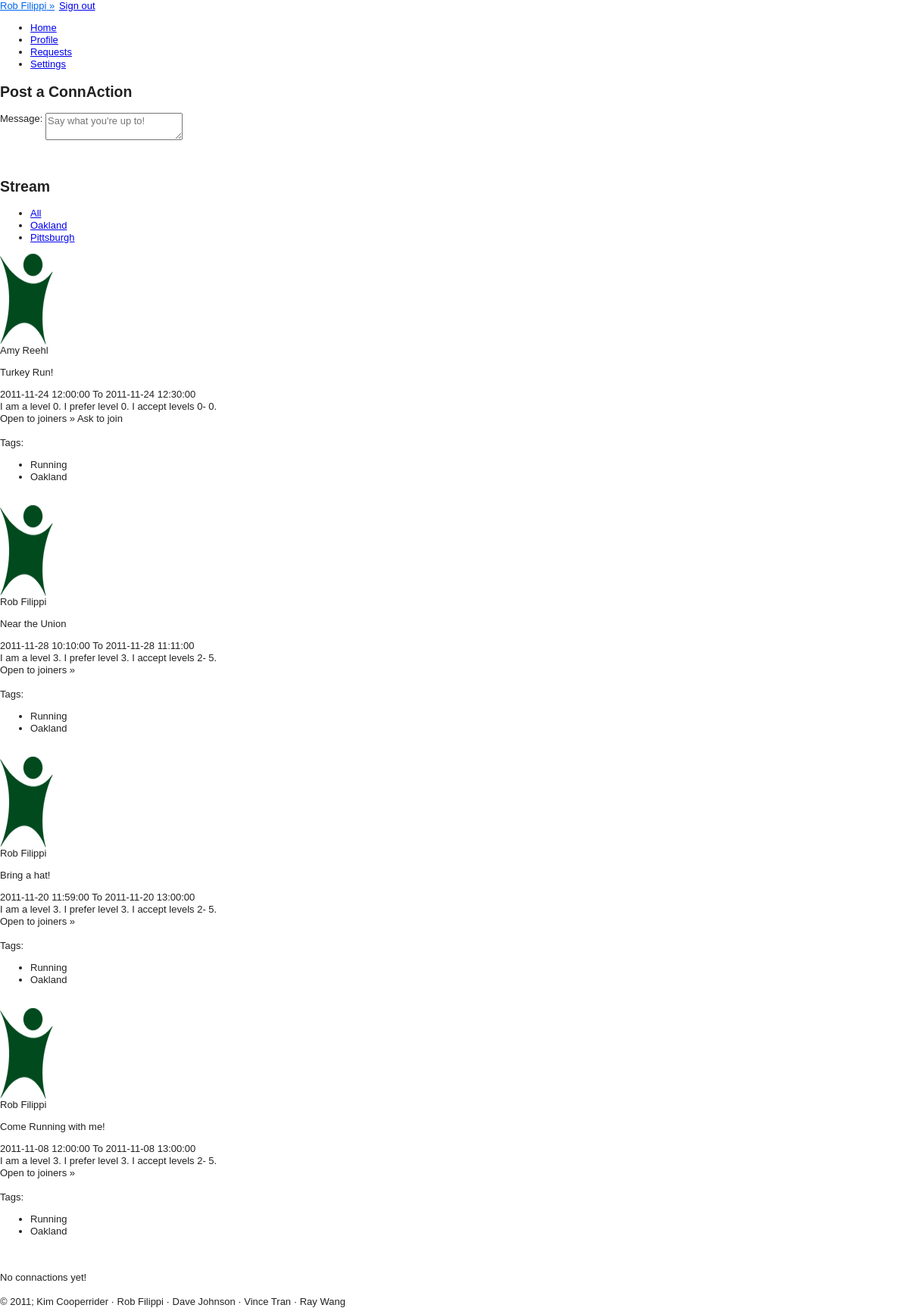
Screenshot of /views/home.php (signed in) with the database file from the repository.
### tables this page shows
CREATE TABLE IF NOT EXISTS `users` (
  `USER_ID` int(11) NOT NULL AUTO_INCREMENT,
  `PASSWORD` varchar(100) NOT NULL,
  `FIRST_NAME` char(20) DEFAULT NULL,
  `LAST_NAME` char(20) DEFAULT NULL,
  `STREET` varchar(25) DEFAULT NULL,
  `CITY` char(20) DEFAULT NULL,
  `STATE` char(2) DEFAULT NULL,
  `ZIP` int(11) DEFAULT NULL,
  `PHONE` char(12) DEFAULT NULL,
  `INTERESTS` varchar(4000) DEFAULT NULL,
  `PROFILE_PIC` varchar(45) NOT NULL DEFAULT 'public/images/avatar.png',
  `email` varchar(25) DEFAULT NULL,
  `DOB` date DEFAULT NULL,
  `GENDER` char(1) DEFAULT NULL,
  PRIMARY KEY (`USER_ID`)
);

CREATE TABLE IF NOT EXISTS `connactions` (
  `CONNACTION_ID` int(11) NOT NULL AUTO_INCREMENT,
  `POST_TIME` date NOT NULL,
  `USER_ID` int(11) NOT NULL,
  `LOCATION` varchar(255) NOT NULL,
  `START_TIME` datetime DEFAULT NULL,
  `MESSAGE` varchar(4000) DEFAULT NULL,
  `END_TIME` datetime DEFAULT NULL,
  `ACTIVITY_ID` int(11) NOT NULL,
  `NETWORK_ID` int(11) NOT NULL,
  `IS_PRIVATE` int(11) DEFAULT '0',
  PRIMARY KEY (`CONNACTION_ID`)
);

CREATE TABLE IF NOT EXISTS `activities` (
  `ACTIVITY_ID` int(11) NOT NULL AUTO_INCREMENT,
  `ACTIVITY_NAME` varchar(20) NOT NULL,
  PRIMARY KEY (`ACTIVITY_ID`)
);

CREATE TABLE IF NOT EXISTS `networks` (
  `NETWORK_ID` int(11) NOT NULL AUTO_INCREMENT,
  `AREA` varchar(25) NOT NULL,
  `STATE` varchar(2) NOT NULL,
  PRIMARY KEY (`NETWORK_ID`)
);

CREATE TABLE IF NOT EXISTS `user_activities` (
  `USER_ID` int(11) NOT NULL,
  `ACTIVITY_ID` int(11) NOT NULL,
  `LOW_LEVEL` int(11) DEFAULT NULL,
  `HIGH_LEVEL` int(11) DEFAULT NULL,
  `PREFERRED` int(11) DEFAULT NULL,
  `OWN_LEVEL` int(11) DEFAULT NULL,
  PRIMARY KEY (`USER_ID`,`ACTIVITY_ID`)
);

### views/config.php (called while the page is built, shortened)
<?php
include("functions_connactions.php");
include("functions_join_requests.php");
	function cookieExists(){
		if(isset($_COOKIE['ID_my_site']))
			return TRUE;
		else
			return FALSE;
	}
	function validCookie(){
		$username = $_COOKIE['ID_my_site'];
		$pass = $_COOKIE['Key_my_site'];
		$info = getDatabaseInfo("users", "email", $username);
			if ($pass != $info['PASSWORD']) {
				return FALSE;
			}
			else{
				return TRUE;
 			}
	}
	function getDatabaseInfo($table, $attribute, $value){
		$check = getResourceIDs($table, $attribute, $value);
		return mysql_fetch_array($check);
	}
	function getResourceIDs($table, $attribute, $value){
		$check = mysql_query("SELECT * FROM $table WHERE $attribute = '$value'")or die(mysql_error());
		return $check;
	}
	function getResourceIDs2($table, $attribute1, $value1, $attribute2, $value2){
		$check = mysql_query("SELECT * FROM $table WHERE $attribute1 = '$value1' AND $attribute2 = '$value2'")or die(mysql_error());
		return $check;
	}
	function getName(){
		if(cookieExists())
		{
			if (validCookie()) {
				$username = $_COOKIE['ID_my_site'];
				$info = getDatabaseInfo("users", "email", $username);
				return $info['FIRST_NAME'] . " " . $info['LAST_NAME'];
			}
		}
	}
	function getUserID(){
		if(cookieExists())
		{
			if (validCookie()) {
				$username = $_COOKIE['ID_my_site'];
				$info = getDatabaseInfo("users", "email", $username);
				return $info['USER_ID'];
			}
		}
	}
	function getUserName($userID){
		$info = getDatabaseInfo("users", "user_id", $userID);
		return $info['FIRST_NAME'] . " " . $info['LAST_NAME'];
	}
	function getUserPic($userID){
		$info = getDatabaseInfo("users", "user_id", $userID);
		return $info['PROFILE_PIC'];
	}
	function getActivity($activityID){
		$activity = getDatabaseInfo("activities","activity_id", $activityID);
		$activityName = $activity['ACTIVITY_NAME'];
		return $activityName;
	}
	function getActivityLevel($userID, $activityID, $num){
		$activityLevels = array();
		$resourceID = getResourceIDs2("user_activities", "user_id", $userID, "activity_id", $activityID);
		$info = mysql_fetch_array($resourceID);
		$activityLevels[] = $info["LOW_LEVEL"];
		$activityLevels[] = $info["HIGH_LEVEL"];
		$activityLevels[] = $info["PREFERRED"];
		$activityLevels[] = $info["OWN_LEVEL"];
		if($num == 0){
			return $activityLevels[0];
		}
		else if($num == 1){
			return $activityLevels[1];
		}
		else if($num == 2){
			return $activityLevels[2];
		}
		else if($num == 3){
			return $activityLevels[3];
		}
	}
	function getNetworkID($networkName){
		$network = getDatabaseInfo("networks","area", $networkName);
		$networkID = $network['NETWORK_ID'];
		return $networkID;
	}
	function getNetworkName($networkID){
		$network = getDatabaseInfo("networks", "network_id", $networkID);
		$networkName = $network['AREA'];
		return $networkName;
	}
	function getNetworkNames(){
		$userID = getUserID();
		$networkName = array();
		$index = 0;
		$resourceID = getResourceIDs("user_networks", "user_id", $userID);
		while($info = mysql_fetch_array($resourceID)){
			$uniqueNetwork = getDatabaseInfo("unique_networks","unique_network_id", $info['UNIQUE_NETWORK_ID']);
			$networkID = $uniqueNetwork['NETWORK_ID'];
			if($index == 0){
				$previousID = $networkID;
				$index++;
				$networkName[] = getNetworkName($networkID);
			}
			else{
				if($previousID != $networkID){
					$previousID = $networkID;
					$networkName[] = getNetworkName($networkID);
				}
			}
		}
		return $networkName;
	}
	function getUserActivities(){
		$userID = getUserID();
		$userActivities = array();
		$resourceID = getResourceIDs("user_activities", "user_id", $userID);
		while($info = mysql_fetch_array($resourceID)){
			$activity = getDatabaseInfo("activities", "activity_id", $info['ACTIVITY_ID']);
			$userActivities[] = $activity['ACTIVITY_NAME'];
		}
		return $userActivities;
	}
?>

### views/functions_connactions.php (called while the page is built, shortened)
<?
	function getConnactions($n_aID, $option){
		$connactionUsers = array();
		if($option == 0){
			$result = mysql_query("SELECT * FROM connactions WHERE activity_id = '$n_aID' ORDER BY connaction_id DESC")or die(mysql_error());
			while($info = mysql_fetch_array($result)){
				$connactionUsers[] = $info;
			}
			return $connactionUsers;
		}
		else if($option == 1){
			$result = mysql_query("SELECT * FROM connactions WHERE network_id = '$n_aID' ORDER BY connaction_id DESC")or die(mysql_error());
			while($info = mysql_fetch_array($result)){
				$connactionUsers[] = $info;
			}
			return $connactionUsers;
		}
		else{
			return "error";
		}
	}
?>

### views/functions_join_requests.php (called while the page is built, shortened)
<?
function getApproval($connactionID, $from_user){
	$resourceID = getResourceIDs2("connaction_requests", "connaction_id", $connactionID, "from_user", $from_user);
	$info = mysql_fetch_array($resourceID);
	$status = $info['APPROVED'];
	return $status;
}
?>

### views/home.php (the view, shortened to what this page needs)
<?
	include("header.php");
	if(cookieExists() && validCookie()):
	?>
		<div class="page">
			<form action="<?php echo $_SERVER['PHP_SELF']?>" method="post">
			<div id="postConnaction">
				<div id="postHeader">
					<h2>Post a ConnAction</h2>
				</div>
				<div id="postBoxes">
					<div id="messageBox">Message: <textarea id="message" name="message" placeholder="Say what you're up to!" maxlength="4000"></textarea></div>
							<?php
								$networks = getNetworkNames();
							?>
							<?php
								$activities = getUserActivities();
							?>
				</div>
			</div>
			</form>
				<br/><br/>
				<h2>Stream</h2>
				<div class="main feeds-container">
					<ul class="feeds">
						<li id="link_feeds_all" class="link_stream"><a href="#">All</a></li>
						<?
						$networkNames = getNetworkNames();
						foreach ($networkNames as $network): ?>
							<li id="<? echo $network; ?>" class="link_stream"><a href="#"><? echo $network; ?></a></li>
							<? endforeach; ?>
					</ul>
				 <? $networkNames = getNetworkNames();
						foreach ($networkNames as $network) { ?>
					<div class="stream" id="stream_<? echo $network; ?>">
				<? $connactions = getConnactions(getNetworkID($network), 1);
					if ($connactions) {
					foreach($connactions as $post){
						$connactionID = $post[0];
						$userID = $post[2];
						$startTime = $post[4];
						$message = $post[5];
						$endTime = $post[6];
						$activityID = $post[7];
						$networkID = $post[8];
					?>
						<div class="post">
							<div class="post-author">
								<img src="<? echo getUserPic($userID); ?>" height="120" /><br/>
								<? echo getUserName($userID) ?>
							</div>
							<div class="post-body">
								<p class="quote"><? echo $message; ?></p>
								<?
									echo $startTime." To ".$endTime?>
							<div class="post-levels">
							<form method="post" action="<?php echo $_SERVER['PHP_SELF']?>">
									I am a level <?php echo getActivityLevel($userID,$activityID, 3); ?>.
									I prefer level <?php echo getActivityLevel($userID,$activityID, 2); ?>.
									I accept levels <?php echo getActivityLevel($userID,$activityID, 0); ?>-
									<? echo getActivityLevel($userID,$activityID, 1); ?>.
								<br/>
								Open to joiners&nbsp;&raquo;
										<?php
											if($userID != getUserID()){
												if(getApproval($connactionID, getUserID()) == -1){
													echo "Request Pending!";
												}
												else if(getApproval($connactionID, getUserID()) == 2){
													echo getApproval($connactionID, getUserID());
													echo "Request Denied.";
												}
												else if(getApproval($connactionID, getUserID()) == 1){
													echo "Request Accepted!";
												}
												else{?>
													<span class="clickable joinExpander">Ask to join</span>
											<?php } ?>
										<?php } ?>
									</form>
							</div>
							<br/>
									Tags:
									<ul class="tags">
										<li><?php echo getActivity($activityID); ?></li>
										<li><?php echo getNetworkName($networkID); ?></li>
									</ul>
							<br/>
							</div>
						</div>
		<?		}		 ?>
	<?  } else echo "<br/>No connactions yet!<br/><br/>"; ?>
	</div>
	<? }
	echo "</div>";
	echo "</div>";
	?>
<? endif; ?>
<? include('footer.php'); ?>

### views/header.php (shortened to what this page needs)
<? include_once("config.php"); ?>
<!DOCTYPE HTML>
<html>
<head>
<link type="text/css" rel="stylesheet" href="../styles/defaults.css"/>
<link type="text/css" rel="stylesheet/less" href="../styles/style.less"/>
<link type="text/css" rel="stylesheet/less" href="../styles/posts.less"/>
<link type="text/css" rel="stylesheet/less" href="../styles/sidebar.less"/>
<link type="text/css" rel="stylesheet" href="../styles/demo_table.css"/>
<link type="text/css" rel="stylesheet" href="../styles/validationEngine.jquery.css" />
</head>
<body>
<div id="container">
	<header>
	<a id="user_login" href="#"><? echo getName(); ?>&nbsp;&raquo;</a>
	<div id="user_menu" class="signout_opt" style="display:inline; padding: 2px 2px; width: 60px; text-align: left; color: #fff;">
		<a href="logout.php" id="logout">Sign out</a>
	</div>
			<span id="top-nav">
				<ul id="nav">
					<li class="headerlink" id="link_home"><a class="top_links" id="home" href="home.php">Home</a></li>
					<li class="headerlink" id="link_profile"><a class="top_links" id="profile" href="profile.php">Profile</a></li>
					<li class="headerlink" id="link_requests"><a class="top_links" id="requests" href="requests.php">Requests</a></li>
					<li class="headerlink" id="link_settings"><a class="top_links" id="settings" href="settings.php">Settings</a></li>
				</ul>
			</span>
	</header>
	<div id="content">

### views/footer.php
</div>
<div id="footer">&copy; 2011; Kim Cooperrider &middot; Rob Filippi &middot; Dave Johnson &middot; Vince Tran &middot; Ray Wang</div>
</div>
</body>
</html>

### styles/defaults.css (style rules this page uses)
article, aside, details, figcaption, figure, footer, header, hgroup, nav, section { display: block; }
html { font-size: 100%; overflow-y: scroll; -webkit-text-size-adjust: 100%; -ms-text-size-adjust: 100%; }
body { margin: 0; font-size: 13px; line-height: 1.231; }
body, button, input, select, textarea { font-family: sans-serif; color: #222; }
a { color: #00e; }
ul, ol { margin: 1em 0; padding: 0 0 0 40px; }
img { border: 0; -ms-interpolation-mode: bicubic; vertical-align: middle; }
form { margin: 0; }
button, input, select, textarea { font-size: 100%; margin: 0; vertical-align: baseline; *vertical-align: middle; }
textarea { overflow: auto; vertical-align: top; resize: vertical; }

### rows the page displays
users: getName() "Rob Filippi"
connactions: USER_ID.PROFILE_PIC (placeholder picture), USER_ID.LAST_NAME "Amy Reehl", MESSAGE "Turkey Run!", START_TIME "2011-11-24 12:00:00", END_TIME "2011-11-24 12:30:00", activityID "0", ACTIVITY_ID.ACTIVITY_NAME "Running", NETWORK_ID.AREA "Oakland"
connactions: USER_ID.PROFILE_PIC (placeholder picture), USER_ID.LAST_NAME "Rob Filippi", MESSAGE "Near the Union", START_TIME "2011-11-28 10:10:00", END_TIME "2011-11-28 11:11:00", activityID "3", activityID "2", activityID "5", user_activities.OWN_LEVEL "Running", NETWORK_ID.AREA "Oakland"
connactions: USER_ID.PROFILE_PIC (placeholder picture), USER_ID.LAST_NAME "Rob Filippi", MESSAGE "Bring a hat!", START_TIME "2011-11-20 11:59:00", END_TIME "2011-11-20 13:00:00", activityID "3", activityID "2", activityID "5", user_activities.OWN_LEVEL "Running", NETWORK_ID.AREA "Oakland"
connactions: USER_ID.PROFILE_PIC (placeholder picture), USER_ID.LAST_NAME "Rob Filippi", MESSAGE "Come Running with me!", START_TIME "2011-11-08 12:00:00", END_TIME "2011-11-08 13:00:00", activityID "3", activityID "2", activityID "5", user_activities.OWN_LEVEL "Running", NETWORK_ID.AREA "Oakland"

### other values shown
$network "Oakland"
$network "Pittsburgh"
